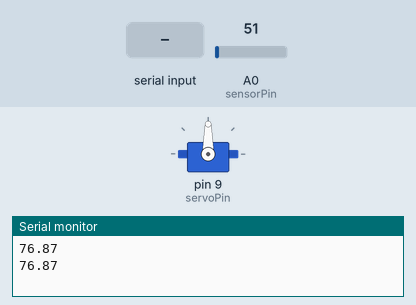
This sketch was run on a simulated Arduino Uno, built with avr-gcc and run on an emulated ATmega328P. On the bench: servo, the last lines printed to the serial monitor. Inputs (shaded band) come from the test bench; at power-on: A0 (sensorPin) = 51.

Above: at 1.2 s.
1.3 s: "f" received over Serial
At 2.5 s:
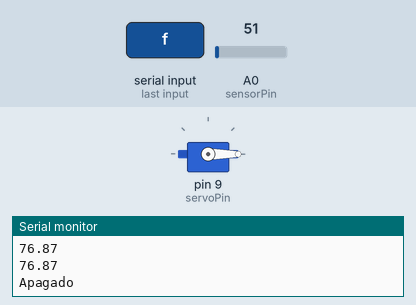
3.5 s: "e" received over Serial
At 5.3 s:
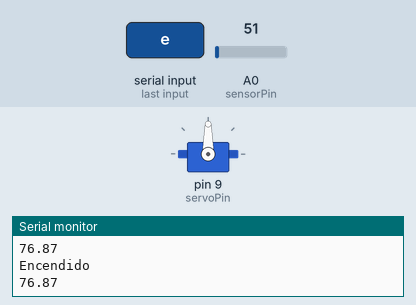
Timing chart, 0 to 6.8 s (numbered marks = the images above; inputs shaded):
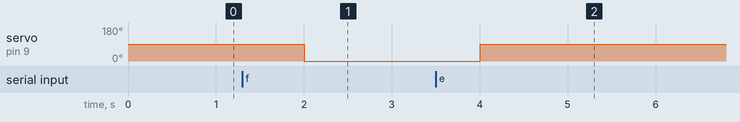

Measured:
- after the input at 1.3 s, servo on pin 9 (servoPin): 90° → 0° after 0.70 s
- after the input at 3.5 s, servo on pin 9 (servoPin): 0° → 90° after 0.50 s

The sketch:

Arduino_Act10.ino
```cpp
#include <Servo.h>

const int sensorPin = A0;   // Pin donde está conectado el sensor LM35
const int servoPin = 9;     // Pin donde está conectado el servomotor

Servo myServo;              // Objeto para controlar el servomotor

void setup() {
  Serial.begin(9600);
  myServo.attach(servoPin);
  myServo.write(90);
}

void loop() {
  // Leer el valor del sensor LM35
  int sensorValue = analogRead(sensorPin);
  float voltage = sensorValue * (5.0 / 1023.0); // Convierte el valor a voltaje
  float temperatureC = voltage * 100;           // LM35 da 10mV por cada grado Celsius
  float temperatureF = (temperatureC * 9.0 / 5.0) + 32.0; // Convertir a Fahrenheit


  Serial.println(temperatureF);


  if (Serial.available() > 0) {
    char option = Serial.read();
    if (option == 'e') {
      myServo.write(90); // Establece el ángulo del servomotor a 90 grados (Encender)
      Serial.println("Encendido");
    }
    else if (option == 'f') {
      myServo.write(0);  // Establece el ángulo del servomotor a 0 grados (Apagar)
      Serial.println("Apagado");
    }
  }

  delay(1000);
}
//
```
